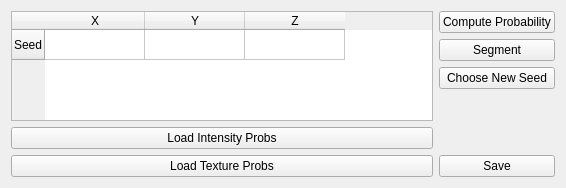
<?xml version="1.0" encoding="UTF-8"?>
<ui version="4.0">
 <class>VolumeSegmentationWidget</class>
 <widget class="QWidget" name="VolumeSegmentationWidget">
  <property name="geometry">
   <rect>
    <x>0</x>
    <y>0</y>
    <width>566</width>
    <height>188</height>
   </rect>
  </property>
  <property name="windowTitle">
   <string>VolumeSegmentationWidget</string>
  </property>
  <layout class="QHBoxLayout" name="horizontalLayout_2">
   <item>
    <layout class="QHBoxLayout" name="horizontalLayout">
     <item>
      <layout class="QVBoxLayout" name="verticalLayout">
       <item>
        <widget class="QTableWidget" name="tableWidget">
         <row>
          <property name="text">
           <string>Seed</string>
          </property>
         </row>
         <column>
          <property name="text">
           <string>X</string>
          </property>
         </column>
         <column>
          <property name="text">
           <string>Y</string>
          </property>
         </column>
         <column>
          <property name="text">
           <string>Z</string>
          </property>
         </column>
        </widget>
       </item>
       <item>
        <widget class="QPushButton" name="intensityProbBtn">
         <property name="text">
          <string>Load Intensity Probs</string>
         </property>
        </widget>
       </item>
       <item>
        <widget class="QPushButton" name="textureProbBtn">
         <property name="text">
          <string>Load Texture Probs</string>
         </property>
        </widget>
       </item>
      </layout>
     </item>
    </layout>
   </item>
   <item>
    <layout class="QVBoxLayout" name="verticalLayout_2">
     <item>
      <widget class="QPushButton" name="probabilityBtn">
       <property name="text">
        <string>Compute Probability</string>
       </property>
      </widget>
     </item>
     <item>
      <widget class="QPushButton" name="segmentBtn">
       <property name="text">
        <string>Segment</string>
       </property>
      </widget>
     </item>
     <item>
      <widget class="QPushButton" name="newSeedBtn">
       <property name="text">
        <string>Choose New Seed</string>
       </property>
      </widget>
     </item>
     <item>
      <spacer name="verticalSpacer_2">
       <property name="orientation">
        <enum>Qt::Vertical</enum>
       </property>
       <property name="sizeHint" stdset="0">
        <size>
         <width>20</width>
         <height>40</height>
        </size>
       </property>
      </spacer>
     </item>
     <item>
      <widget class="QPushButton" name="saveBtn">
       <property name="text">
        <string>Save</string>
       </property>
      </widget>
     </item>
    </layout>
   </item>
  </layout>
 </widget>
 <layoutdefault spacing="6" margin="11"/>
 <resources/>
 <connections>
  <connection>
   <sender>intensityProbBtn</sender>
   <signal>clicked()</signal>
   <receiver>VolumeSegmentationWidget</receiver>
   <slot>loadIntensityProbs()</slot>
   <hints>
    <hint type="sourcelabel">
     <x>30</x>
     <y>123</y>
    </hint>
    <hint type="destinationlabel">
     <x>0</x>
     <y>144</y>
    </hint>
   </hints>
  </connection>
  <connection>
   <sender>textureProbBtn</sender>
   <signal>clicked()</signal>
   <receiver>VolumeSegmentationWidget</receiver>
   <slot>loadTextureProbs()</slot>
   <hints>
    <hint type="sourcelabel">
     <x>62</x>
     <y>156</y>
    </hint>
    <hint type="destinationlabel">
     <x>26</x>
     <y>183</y>
    </hint>
   </hints>
  </connection>
  <connection>
   <sender>probabilityBtn</sender>
   <signal>clicked()</signal>
   <receiver>VolumeSegmentationWidget</receiver>
   <slot>computeProbability()</slot>
   <hints>
    <hint type="sourcelabel">
     <x>486</x>
     <y>29</y>
    </hint>
    <hint type="destinationlabel">
     <x>373</x>
     <y>48</y>
    </hint>
   </hints>
  </connection>
  <connection>
   <sender>segmentBtn</sender>
   <signal>clicked()</signal>
   <receiver>VolumeSegmentationWidget</receiver>
   <slot>segment()</slot>
   <hints>
    <hint type="sourcelabel">
     <x>507</x>
     <y>60</y>
    </hint>
    <hint type="destinationlabel">
     <x>559</x>
     <y>77</y>
    </hint>
   </hints>
  </connection>
  <connection>
   <sender>newSeedBtn</sender>
   <signal>clicked()</signal>
   <receiver>VolumeSegmentationWidget</receiver>
   <slot>newSeed()</slot>
   <hints>
    <hint type="sourcelabel">
     <x>409</x>
     <y>98</y>
    </hint>
    <hint type="destinationlabel">
     <x>382</x>
     <y>119</y>
    </hint>
   </hints>
  </connection>
  <connection>
   <sender>saveBtn</sender>
   <signal>clicked()</signal>
   <receiver>VolumeSegmentationWidget</receiver>
   <slot>save()</slot>
   <hints>
    <hint type="sourcelabel">
     <x>521</x>
     <y>162</y>
    </hint>
    <hint type="destinationlabel">
     <x>558</x>
     <y>174</y>
    </hint>
   </hints>
  </connection>
 </connections>
 <slots>
  <slot>loadIntensityProbs()</slot>
  <slot>loadTextureProbs()</slot>
  <slot>computeProbability()</slot>
  <slot>segment()</slot>
  <slot>save()</slot>
  <slot>newSeed()</slot>
 </slots>
</ui>
